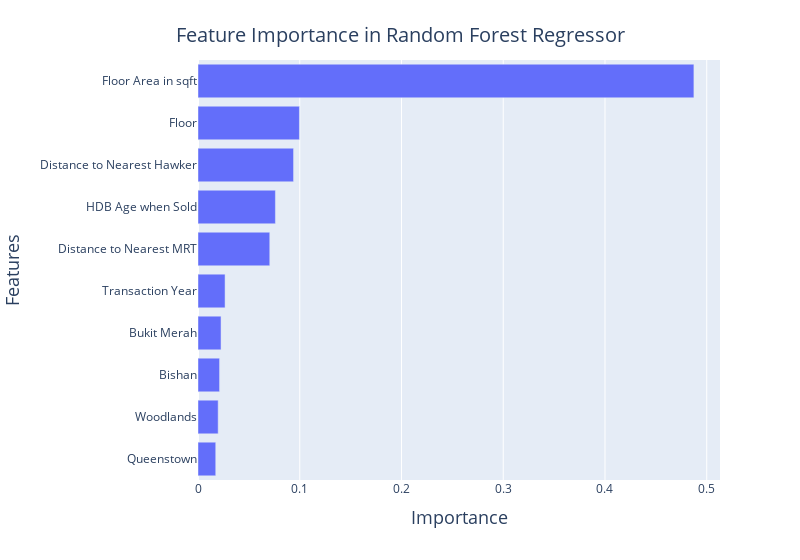

Notebook code cell kept with this figure:
### Code cell
# Plot of features by importance in random forest regressor model
fig4 = px.bar(feature_importance_df.tail(10),
              x='importance',
              y='feature',
              orientation='h',
              labels={'feature': 'Features', 'importance': 'Importance'},
              width = 800)
fig4.update_layout(title = {'text' : 'Feature Importance in Random Forest Regressor', 'x' : 0.5, 'y' : 0.95, 'xanchor' : 'center', 'font': {'size': 20} }, 
                  xaxis_title_font={'size': 18}, 
                  yaxis_title_font={'size': 18},)
fig4.update_layout(yaxis = dict(
                   tickvals = ['floor_area_sqft', 'mid', 'hawker_nearest_distance', 'age_sold', 'mrt_nearest_distance', 'tranc_year', 'town_BUKIT MERAH', 'town_BISHAN', 'town_WOODLANDS', 'town_QUEENSTOWN'],
                   ticktext = ['Floor Area in sqft', 'Floor', 'Distance to Nearest Hawker', 'HDB Age when Sold', 'Distance to Nearest MRT', 'Transaction Year', 'Bukit Merah', 'Bishan', 'Woodlands', 'Queenstown']))
fig4.show()

### Figure 1 — Plotly figure (JSON) as saved in the notebook; plotly's stock layout.template omitted (floating-point values rounded to 4 significant figures)
{"data": [{"alignmentgroup": "True", "hovertemplate": "Importance=%{x}<br>Features=%{y}<extra></extra>", "legendgroup": "", "marker": {"color": "#636efa", "pattern": {"shape": ""}}, "name": "", "offsetgroup": "", "orientation": "h", "showlegend": false, "textposition": "auto", "type": "bar", "x": [0.01744, 0.01982, 0.0212, 0.02264, 0.0266, 0.07054, 0.07609, 0.09391, 0.09969, 0.4874], "xaxis": "x", "y": ["town_QUEENSTOWN", "town_WOODLANDS", "town_BISHAN", "town_BUKIT MERAH", "tranc_year", "mrt_nearest_distance", "age_sold", "hawker_nearest_distance", "mid", "floor_area_sqft"], "yaxis": "y"}], "layout": {"barmode": "relative", "legend": {"tracegroupgap": 0}, "margin": {"t": 60}, "title": {"font": {"size": 20}, "text": "Feature Importance in Random Forest Regressor", "x": 0.5, "xanchor": "center", "y": 0.95}, "width": 800, "xaxis": {"anchor": "y", "domain": [0, 1], "title": {"font": {"size": 18}, "text": "Importance"}}, "yaxis": {"anchor": "x", "domain": [0, 1], "ticktext": ["Floor Area in sqft", "Floor", "Distance to Nearest Hawker", "HDB Age when Sold", "Distance to Nearest MRT", "Transaction Year", "Bukit Merah", "Bishan", "Woodlands", "Queenstown"], "tickvals": ["floor_area_sqft", "mid", "hawker_nearest_distance", "age_sold", "mrt_nearest_distance", "tranc_year", "town_BUKIT MERAH", "town_BISHAN", "town_WOODLANDS", "town_QUEENSTOWN"], "title": {"font": {"size": 18}, "text": "Features"}}}}
